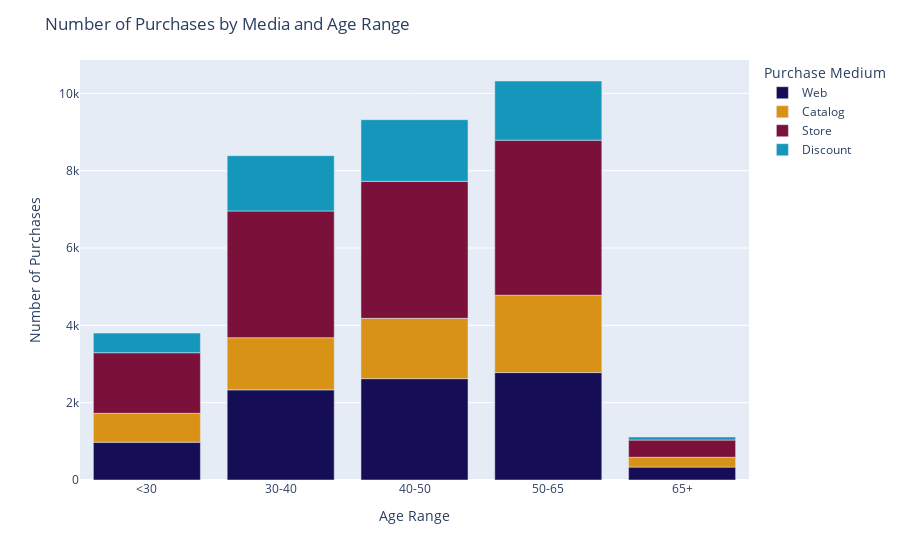

Notebook source saved alongside this figure:
### Code cell
color_sequence = ['#150E56', '#D89216', '#7B113A', '#1597BB']
fig = px.bar(data_frame=grouped_df, x='AgeRange', y=['Web', 'Catalog', 'Store', 'Discount'], labels={'AgeRange': 'Age Range', 'value': 'Number of Purchases'}, color_discrete_sequence=color_sequence)
fig.update_layout(title='Number of Purchases by Media and Age Range')
fig.layout.legend.update(title='Purchase Medium')
fig.show()

### Figure 1 — Plotly figure (JSON) as saved in the notebook; plotly's stock layout.template omitted (floating-point values rounded to 4 significant figures)
{"data": [{"alignmentgroup": "True", "hovertemplate": "variable=Web<br>Age Range=%{x}<br>Number of Purchases=%{y}<extra></extra>", "legendgroup": "Web", "marker": {"color": "#150E56", "pattern": {"shape": ""}}, "name": "Web", "offsetgroup": "Web", "orientation": "v", "showlegend": true, "textposition": "auto", "type": "bar", "x": ["<30", "30-40", "40-50", "50-65", "65+"], "xaxis": "x", "y": [977, 2332, 2622, 2778, 334], "yaxis": "y"}, {"alignmentgroup": "True", "hovertemplate": "variable=Catalog<br>Age Range=%{x}<br>Number of Purchases=%{y}<extra></extra>", "legendgroup": "Catalog", "marker": {"color": "#D89216", "pattern": {"shape": ""}}, "name": "Catalog", "offsetgroup": "Catalog", "orientation": "v", "showlegend": true, "textposition": "auto", "type": "bar", "x": ["<30", "30-40", "40-50", "50-65", "65+"], "xaxis": "x", "y": [748, 1349, 1559, 2001, 254], "yaxis": "y"}, {"alignmentgroup": "True", "hovertemplate": "variable=Store<br>Age Range=%{x}<br>Number of Purchases=%{y}<extra></extra>", "legendgroup": "Store", "marker": {"color": "#7B113A", "pattern": {"shape": ""}}, "name": "Store", "offsetgroup": "Store", "orientation": "v", "showlegend": true, "textposition": "auto", "type": "bar", "x": ["<30", "30-40", "40-50", "50-65", "65+"], "xaxis": "x", "y": [1567, 3277, 3544, 4011, 445], "yaxis": "y"}, {"alignmentgroup": "True", "hovertemplate": "variable=Discount<br>Age Range=%{x}<br>Number of Purchases=%{y}<extra></extra>", "legendgroup": "Discount", "marker": {"color": "#1597BB", "pattern": {"shape": ""}}, "name": "Discount", "offsetgroup": "Discount", "orientation": "v", "showlegend": true, "textposition": "auto", "type": "bar", "x": ["<30", "30-40", "40-50", "50-65", "65+"], "xaxis": "x", "y": [507, 1431, 1594, 1530, 80], "yaxis": "y"}], "layout": {"barmode": "relative", "legend": {"title": {"text": "Purchase Medium"}, "tracegroupgap": 0}, "margin": {"t": 60}, "title": {"text": "Number of Purchases by Media and Age Range"}, "xaxis": {"anchor": "y", "domain": [0, 1], "title": {"text": "Age Range"}}, "yaxis": {"anchor": "x", "domain": [0, 1], "title": {"text": "Number of Purchases"}}}}
